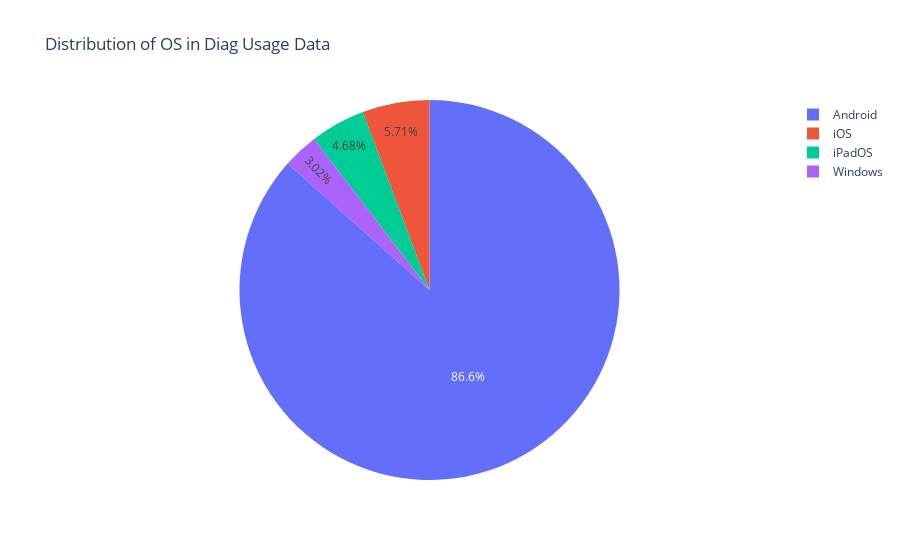

Notebook code for this chart:
### Markdown cell above
## Investigate scanning results based on OS
It is assumed that the operating system used to perform a scan will not affect the scanning rate. We will double check this to make sure. Note: iOS represents iPad and iPadOS represents iPhones

### Code cell
# Look at application usage by OS
os_name_counts = diag_usage_df['OsName'].value_counts()
fig = px.pie(
    os_name_counts,
    values=os_name_counts.values,
    names=os_name_counts.index,
    title='Distribution of OS in Diag Usage Data'
)
fig.show()

### Figure 1 — Plotly figure (JSON) as saved in the notebook; plotly's stock layout.template omitted (floating-point values rounded to 4 significant figures)
{"data": [{"domain": {"x": [0, 1], "y": [0, 1]}, "hovertemplate": "OsName=%{label}<br>value=%{value}<extra></extra>", "labels": ["Android", "iOS", "iPadOS", "Windows"], "legendgroup": "", "name": "", "showlegend": true, "type": "pie", "values": [143055, 9436, 7732, 4995]}], "layout": {"legend": {"tracegroupgap": 0}, "title": {"text": "Distribution of OS in Diag Usage Data"}}}
